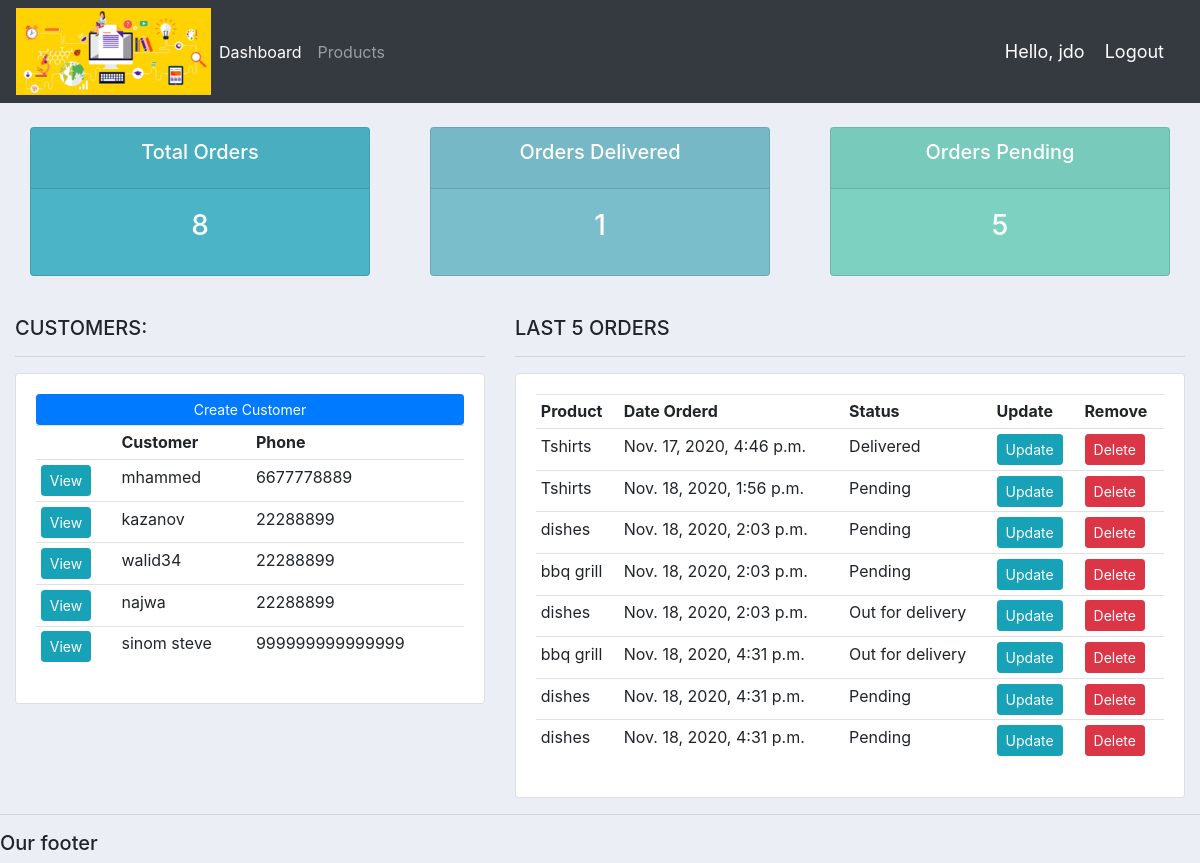
The page / (signed in) on the database as committed earlier.
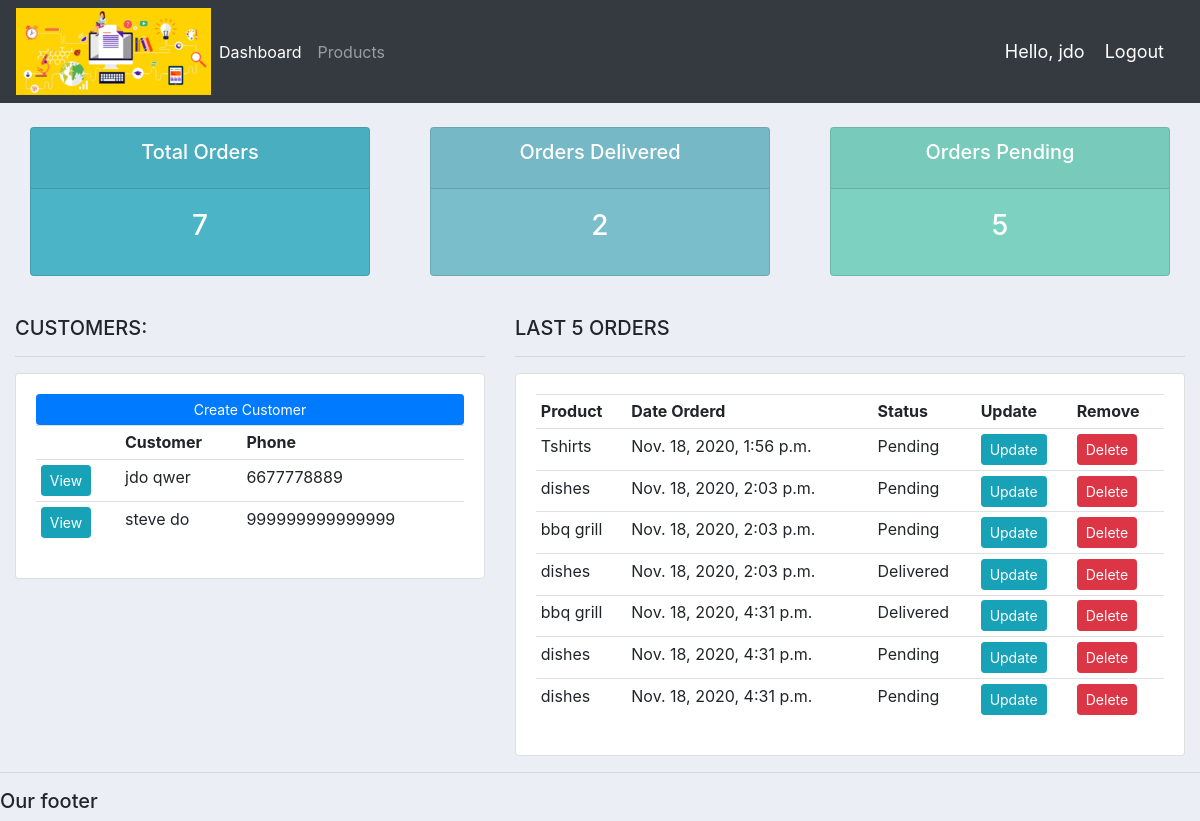
The same page on the database as committed later.
### accounts/models.py (models this page shows, shortened)
class Customer(models.Model):
	user = models.OneToOneField(User, null=True,blank = True ,on_delete=models.CASCADE)
	name = models.CharField(max_length=200, null=True)
	phone = models.CharField(max_length=200, null=True)
	email = models.CharField(max_length=200, null=True)
	profile_pic = models.ImageField(default="profile1.png", null=True, blank=True)
	date_created = models.DateTimeField(auto_now_add=True, null=True)

class Order(models.Model):
	STATUS = (
			('Pending', 'Pending'),
			('Out for delivery', 'Out for delivery'),
			('Delivered', 'Delivered'),
			)
	customer = models.ForeignKey(Customer, null=True, on_delete= models.SET_NULL)
	product = models.ForeignKey(Product, null=True, on_delete= models.SET_NULL)
	date_created = models.DateTimeField(auto_now_add=True, null=True)
	status = models.CharField(max_length=200, null=True, choices=STATUS)
	note = models.CharField(max_length=1000, null=True)

class Product(models.Model):
	CATEGORY = (
			('Indoor', 'Indoor'),
			('Out Door', 'Out Door'),
			)
	name = models.CharField(max_length=200, null=True)
	price = models.FloatField(null=True)
	category = models.CharField(max_length=200, null=True, choices=CATEGORY)
	description = models.CharField(max_length=200, null=True, blank=True)
	date_created = models.DateTimeField(auto_now_add=True, null=True)
	tags = models.ManyToManyField(Tag)
	def __str__(self):
		return self.name

### accounts/decorators.py (the view)
	def wrapper_function(request, *args, **kwargs):
		group = None
		if request.user.groups.exists():
			group = request.user.groups.all()[0].name
		if group == 'customer':
			return redirect('user-page')
		if group == 'admin':
			return view_func(request, *args, **kwargs)

### accounts/views.py (called while the page is built)
@login_required(login_url='login')
@admin_only
def home(request):
	orders = Order.objects.all()
	customers = Customer.objects.all()
	total_customers = customers.count()
	total_orders = orders.count()
	delivered = orders.filter(status='Delivered').count()
	pending = orders.filter(status='Pending').count()
	context = {'orders':orders, 'customers':customers,
	'total_orders':total_orders,'delivered':delivered,
	'pending':pending }
	return render(request, 'accounts/dashboard.html', context)

### accounts/templates/accounts/dashboard.html
{%  extends 'accounts/main.html' %}
{% block content %}
{%  include 'accounts/status.html' %}
<br>
<div class="row">
	<div class="col-md-5">
		<h5>CUSTOMERS:</h5>
		<hr>
		<div class="card card-body">
			<a class="btn btn-primary  btn-sm btn-block" href="">Create Customer</a>
			<table class="table table-sm">
				<tr>
					<th></th>
					<th>Customer</th>
					<th>Phone</th>
				</tr>
				{% for customer in customers %}
					<tr>
						<td><a class="btn btn-sm btn-info" href="{% url 'customer' customer.id %}">View</a></td>
						<td>{{customer.name}}</td>
						<td>{{customer.phone}}</td>
					</tr>
				{% endfor %}
			</table>
		</div>
	</div>
	<div class="col-md-7">
		<h5>LAST 5 ORDERS</h5>
		<hr>
		<div class="card card-body">
			<table class="table table-sm">
				<tr>
					<th>Product</th>
					<th>Date Orderd</th>
					<th>Status</th>
					<th>Update</th>
					<th>Remove</th>
				</tr>
				{% for order in orders %}
					<tr>
						<td>{{order.product}}</td>
						<td>{{order.date_created}}</td>
						<td>{{order.status}}</td>
						<td><a class="btn btn-sm btn-info" href="{% url 'update_order' order.id %}">Update</a></td>
						<td><a class="btn btn-sm btn-danger" href="{% url 'delete_order' order.id %}">Delete</a></td>
					</tr>
				{% endfor %}
			</table>
		</div>
	</div>
</div>
{% endblock %}

### accounts/templates/accounts/main.html (shortened to what this page needs)
{% load static %}
<!DOCTYPE html>
<html>
<head>
	<link rel="stylesheet" href="https://stackpath.bootstrapcdn.com/bootstrap/4.3.1/css/bootstrap.min.css">
	<link rel="stylesheet" type="text/css" href="{% static '/css/main.css' %}">
</head>
<body>
	{%  include 'accounts/navbar.html' %}
	<div class="container-fluid">
	{% block content %}
	{% endblock %}
    </div>
	<hr>
	<h5>Our footer</h5>
</body>
</html>

### accounts/templates/accounts/navbar.html (shortened to what this page needs)
{% load static %}
<nav class="navbar navbar-expand-lg navbar-dark bg-dark">
 <img src="{% static 'images/log.png' %}">
  <div class="collapse navbar-collapse" id="navbarNav">
    <ul class="navbar-nav">
      {% if request.user.is_staff %}
      <li class="nav-item active">
        <a class="nav-link" href="{% url 'home' %}">Dashboard</a>
      </li>
      <li class="nav-item">
        <a class="nav-link" href="{% url 'products' %}">Products</a>
      </li>
      {% else %}
       <li class="nav-item">
        <a class="nav-link" href="{% url 'account' %}">Settings</a>
      </li>
      {% endif %}
    </ul>
  </div>
  <span class="hello-msg">Hello, {{request.user}}</span>
  <span ><a  class="hello-msg" href="{% url 'logout' %}">Logout</a></span>
</nav>

### accounts/templates/accounts/status.html
<br>
<div class="row">
	<div class="col">
		<div class="col-md">
			<div class="card text-center text-white  mb-3" id="total-orders">
			  	<div class="card-header">
			  		<h5 class="card-title">Total Orders</h5>
			  	</div>
			  	<div class="card-body">
			    	<h3 class="card-title">{{total_orders}}</h3>
			  	</div>
			</div>
		</div>
	</div>
	<div class="col">
		<div class="col-md">
			<div class="card text-center text-white  mb-3" id="orders-delivered">
			  	<div class="card-header">
			  		<h5 class="card-title">Orders Delivered</h5>
			  	</div>
			  	<div class="card-body">
			    	<h3 class="card-title">{{delivered}}</h3>
			  	</div>
			</div>
		</div>
	</div>
	<div class="col">
		<div class="col-md">
			<div class="card text-center text-white  mb-3" id="orders-pending">
			  	<div class="card-header">
			  		<h5 class="card-title">Orders Pending</h5>
			  	</div>
			  	<div class="card-body">
			    	<h3 class="card-title">{{pending}}</h3>
			  	</div>
			</div>
		</div>
	</div>
</div>

### static/css/main.css (style rules this page uses)
body { background-color: #ebeff5; }
#total-orders { background-color: #4cb4c7; }
#orders-delivered { background-color: #7abecc; }
#orders-pending { background-color: #7CD1C0; }

### accounts/templates/accounts/navbar.html (style rules this page uses)
.hello-msg { font-size: 18px; color: #fff; margin-right: 20px; }

Rows that differ between the two databases and show on the page:
removed Customer: name "kazanov", phone "22288899"
removed Customer: name "walid34", phone "22288899"
removed Customer: name "najwa", phone "22288899"
removed Order: product "Tshirts", date_created "Nov. 17, 2020, 4:46 p.m.", status "Delivered"
changed Customer: name "mhammed" → "jdo qwer"
changed Customer: name "sinom steve" → "steve do"
changed Order (number 4 of 7 on the later page): status "Out for delivery" → "Delivered"
changed Order (number 5 of 7 on the later page): status "Out for delivery" → "Delivered"
Other text that changed with them:
{{ total_orders }}: "8" → "7"
{{ delivered }}: "1" → "2"
